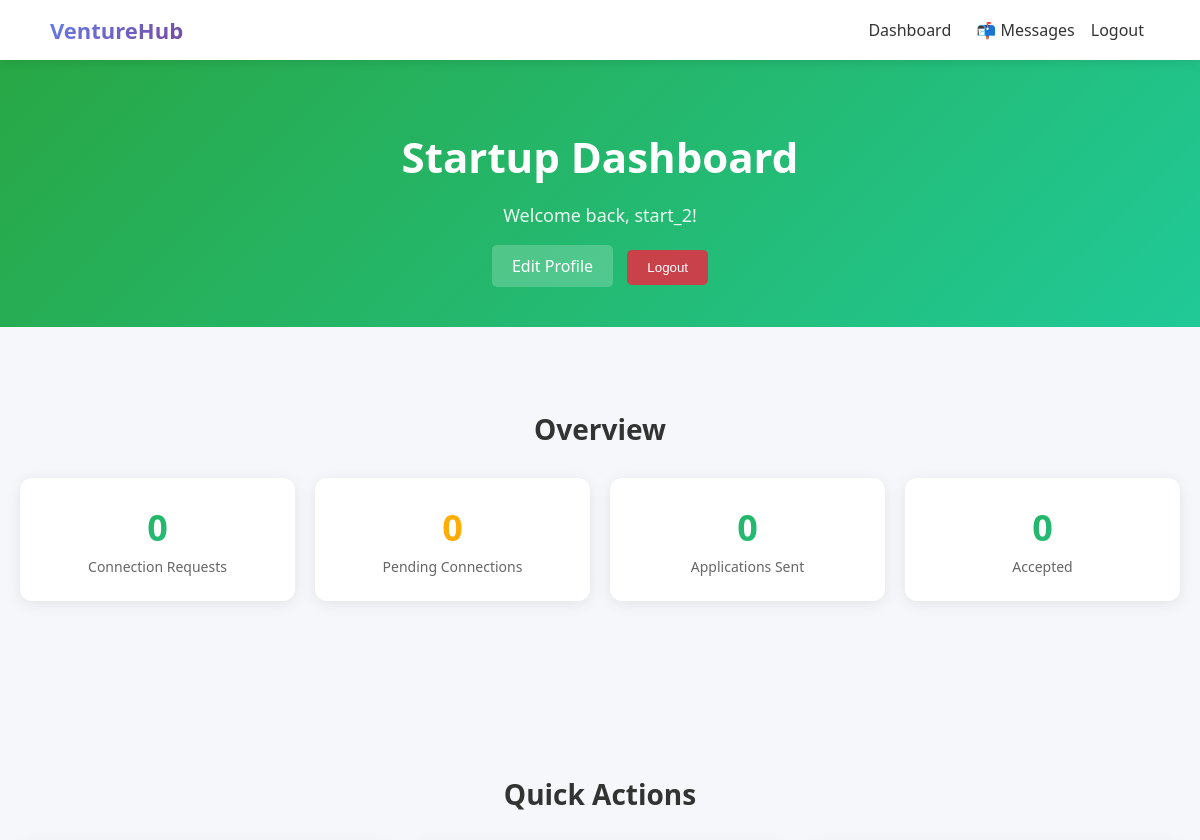
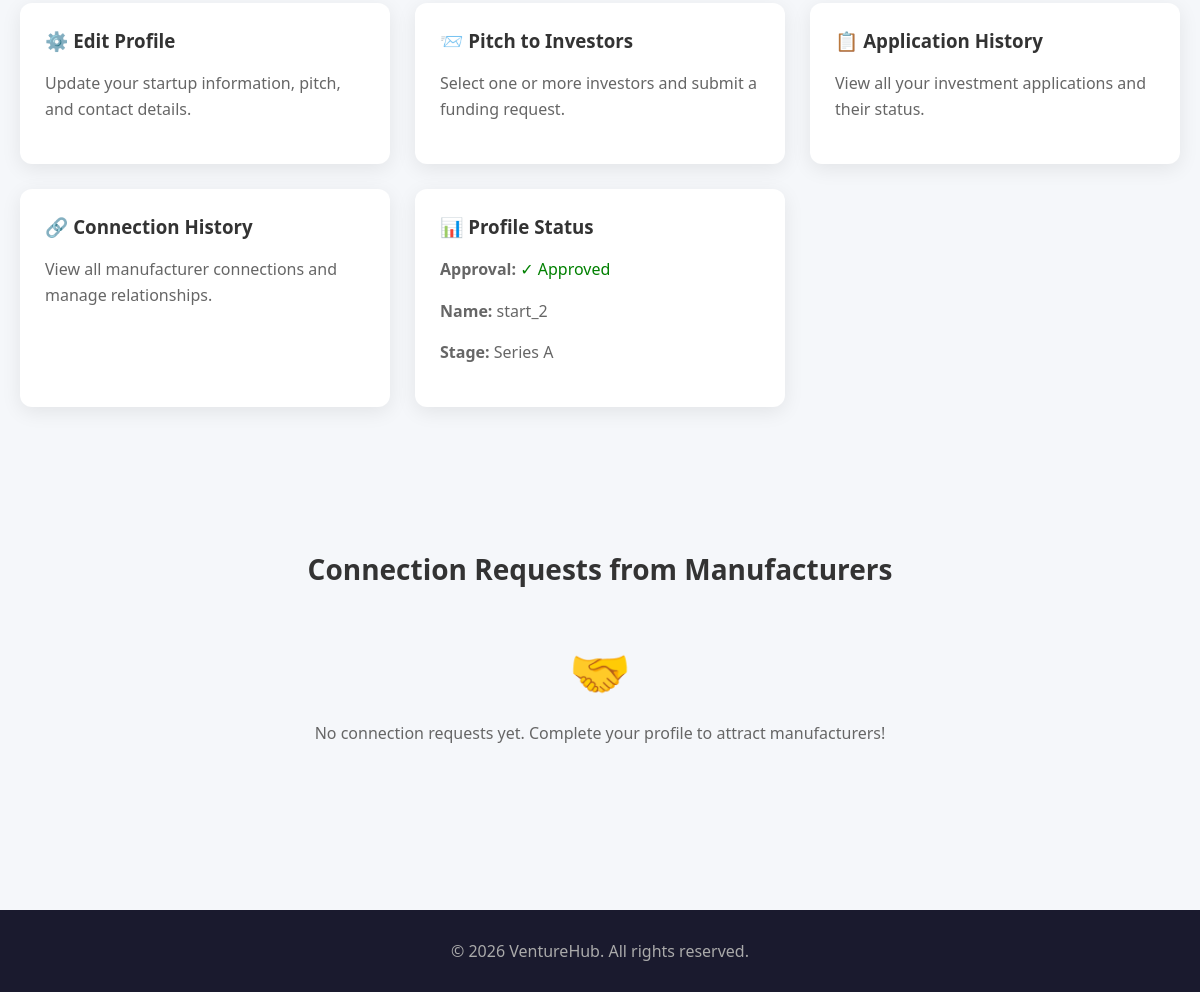
Page /startups/dashboard/ (signed in) on the earlier database version (2 pictures, top to bottom).
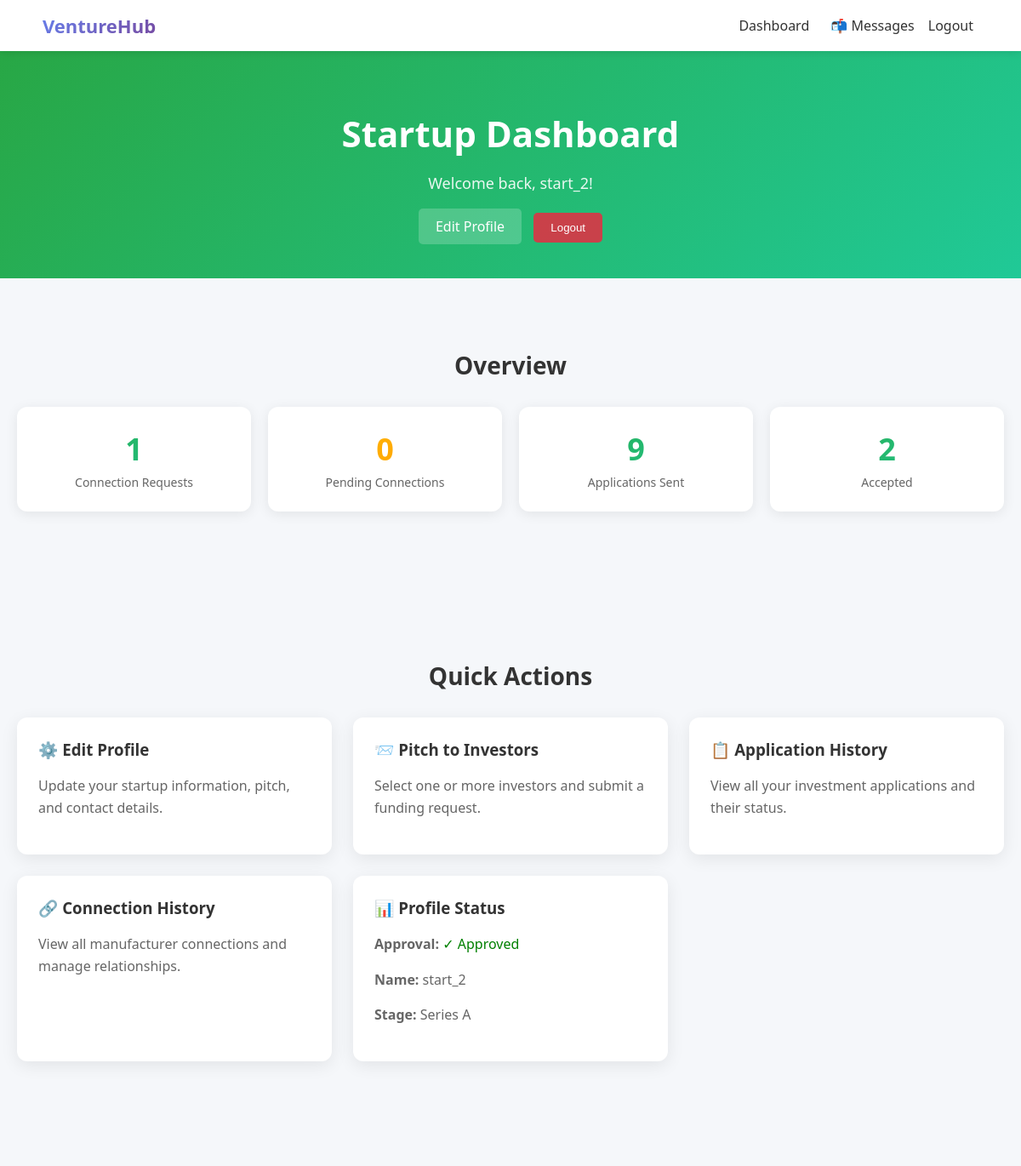
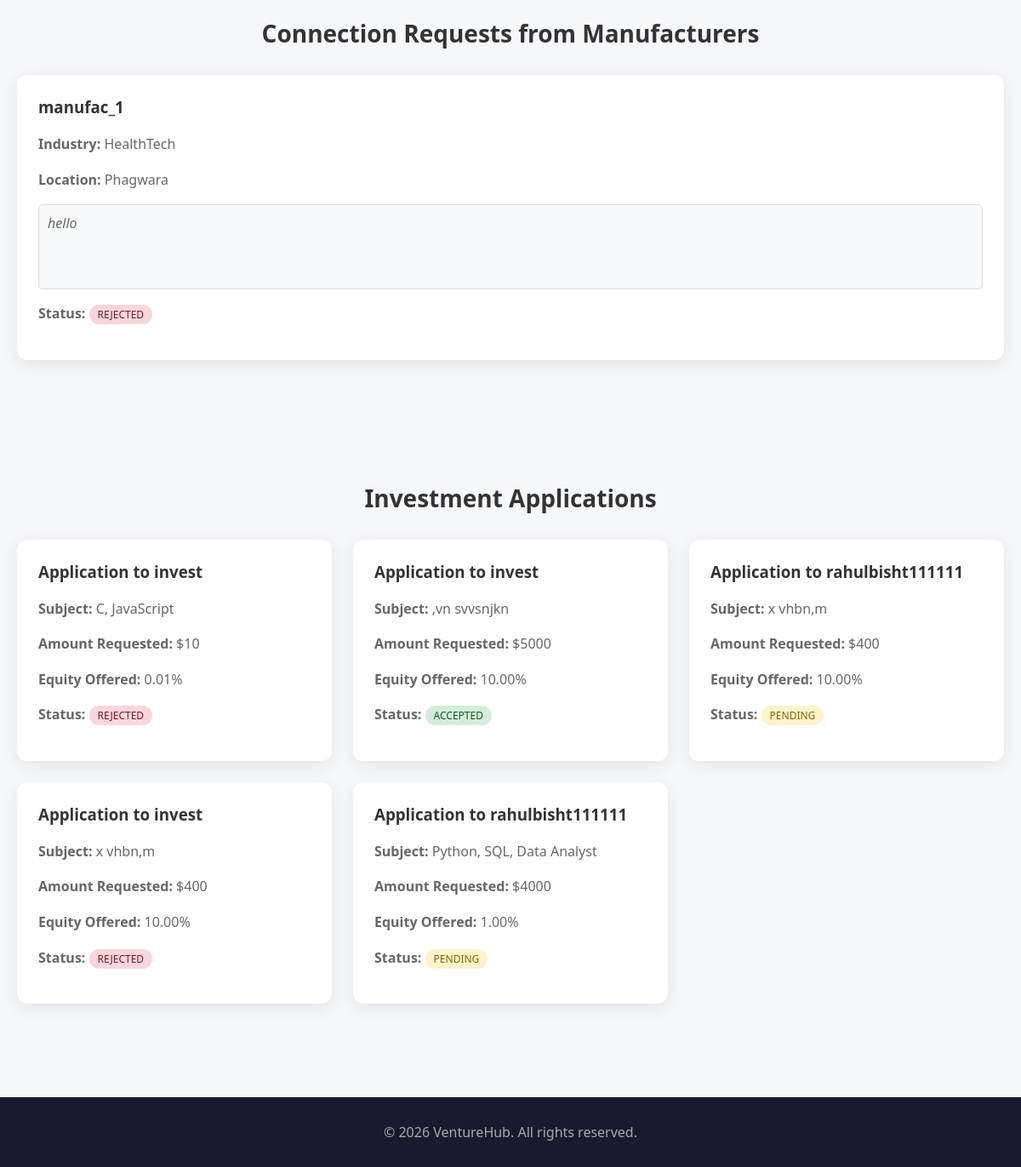
Same page on the later database version (2 pictures, top to bottom).
### manufacturers/models.py (models this page shows, shortened)
class ConnectionRequest(models.Model):
    STATUS_CHOICES = (
        ('PENDING', 'Pending'),
        ('ACCEPTED', 'Accepted'),
        ('REJECTED', 'Rejected'),
    )
    manufacturer = models.ForeignKey(ManufacturerProfile, on_delete=models.CASCADE, related_name='connection_requests')
    startup = models.ForeignKey('startups.Startup', on_delete=models.CASCADE, related_name='manufacturer_requests')
    message = models.TextField(blank=True)
    status = models.CharField(max_length=20, choices=STATUS_CHOICES, default='PENDING')
    created_at = models.DateTimeField(default=timezone.now)
    class Meta:
        unique_together = ('manufacturer', 'startup')

class ManufacturerProfile(models.Model):
    user = models.OneToOneField(settings.AUTH_USER_MODEL, on_delete=models.CASCADE)
    company_name = models.CharField(max_length=255, blank=True)
    industry = models.CharField(max_length=200, blank=True, default='')
    production_capacity = models.IntegerField(default=0)
    location = models.CharField(max_length=200, blank=True, default='')
    email = models.EmailField(blank=True)
    phone = models.CharField(max_length=20, blank=True)

### accounts/models.py (models this page shows, shortened)
class User(AbstractUser):
    ROLE_CHOICES = (
        ('INVESTOR', 'Investor'),
        ('STARTUP', 'Startup'),
        ('MANUFACTURER', 'Manufacturer'),
        ('ADMIN', 'Admin'),
    )
    role = models.CharField(max_length=20, choices=ROLE_CHOICES)
    def is_startup(self):
        return self.role == 'STARTUP'

### startups/models.py (models this page shows, shortened)
class InvestmentApplication(models.Model):
    STATUS_CHOICES = (
        ('PENDING', 'Pending'),
        ('ACCEPTED', 'Accepted'),
        ('REJECTED', 'Rejected'),
        ('MORE_INFO', 'More Info Requested'),
    )
    startup = models.ForeignKey('Startup', on_delete=models.CASCADE, related_name='applications')
    investor = models.ForeignKey('investors.InvestorProfile', on_delete=models.CASCADE, related_name='applications')
    subject = models.CharField(max_length=200, blank=True)
    message = models.TextField()
    amount_requested = models.DecimalField(max_digits=15, decimal_places=2)
    equity_offered = models.DecimalField(max_digits=5, decimal_places=2)
    status = models.CharField(max_length=20, choices=STATUS_CHOICES, default='PENDING')
    created_at = models.DateTimeField(default=timezone.now)

### investors/models.py (models this page shows, shortened)
class InvestorProfile(models.Model):
    user = models.OneToOneField(settings.AUTH_USER_MODEL, on_delete=models.CASCADE)
    investment_range_min = models.DecimalField(max_digits=12, decimal_places=2, default=0)
    investment_range_max = models.DecimalField(max_digits=12, decimal_places=2, default=0)
    industry_focus = models.CharField(max_length=200, blank=True, default='')
    location = models.CharField(max_length=200, blank=True, default='')

### startups/views.py (the view)
# urls.py: path('dashboard/', views.startup_dashboard, name='startup_dashboard'),
@login_required(login_url='startup_login')
def startup_dashboard(request):
    if not request.user.is_startup():
        return redirect('home')
    try:
        startup = Startup.objects.get(founder=request.user)
    except Startup.DoesNotExist:
        startup = Startup.objects.create(founder=request.user, name='', niche='', valuation=0, stage='', vision='')
    connection_requests = ConnectionRequest.objects.filter(startup=startup).order_by('-created_at')
    pending_connections = connection_requests.filter(status='PENDING').count()
    total_connections = connection_requests.count()
    investment_apps = InvestmentApplication.objects.filter(startup=startup).order_by('-created_at')
    pending_apps = investment_apps.filter(status='PENDING').count()
    accepted_apps = investment_apps.filter(status='ACCEPTED').count()
    total_apps = investment_apps.count()
    return render(request, 'startups/dashboard.html', {
        'startup': startup,
        'connection_requests': connection_requests[:5],
        'investment_apps': investment_apps[:5],
        'pending_connections': pending_connections,
        'total_connections': total_connections,
        'pending_apps': pending_apps,
        'accepted_apps': accepted_apps,
        'total_apps': total_apps,
    })

### startups/templates/startups/dashboard.html (shortened to what the changed rows need)
{% extends 'base.html' %}
{% block content %}
<div class="hero" style="padding: 40px 20px; background: linear-gradient(135deg, #28a745 0%, #20c997 100%);">
    <h1>Startup Dashboard</h1>
</div>
<div class="section">
    <h2>Overview</h2>
    <div class="stats-grid">
        <div class="stat-card">
            <div class="number" style="background: linear-gradient(135deg, #28a745 0%, #20c997 100%); -webkit-background-clip: text; -webkit-text-fill-color: transparent; background-clip: text;">{{ total_connections }}</div>
            <div class="label">Connection Requests</div>
        </div>
        <div class="stat-card">
            <div class="number" style="background: linear-gradient(135deg, #28a745 0%, #20c997 100%); -webkit-background-clip: text; -webkit-text-fill-color: transparent; background-clip: text;">{{ total_apps }}</div>
            <div class="label">Applications Sent</div>
        </div>
        <div class="stat-card">
            <div class="number" style="background: linear-gradient(135deg, #28a745 0%, #20c997 100%); -webkit-background-clip: text; -webkit-text-fill-color: transparent; background-clip: text;">{{ accepted_apps }}</div>
            <div class="label">Accepted</div>
        </div>
    </div>
</div>
<div class="section">
    <h2>Quick Actions</h2>
</div>
<div class="section">
    <h2>Connection Requests from Manufacturers</h2>
    {% if connection_requests %}
    <div class="cards">
        {% for req in connection_requests %}
        <div class="card">
            <h3>{{ req.manufacturer.company_name|default:req.manufacturer.user.username }}</h3>
            <p><strong>Industry:</strong> {{ req.manufacturer.industry|default:"Not specified" }}</p>
            <p><strong>Location:</strong> {{ req.manufacturer.location|default:"Not specified" }}</p>
            {% if req.message %}
            <div style="background: #f8f9fa; border: 1px solid #ddd; border-radius: 5px; padding: 10px; height: 100px; overflow-y: scroll; margin: 10px 0; font-style: italic; color: #666; word-wrap: break-word; white-space: pre-wrap; overflow-wrap: break-word;">{{ req.message }}</div>
            {% endif %}
            <p><strong>Status:</strong>
                <span style="padding: 3px 10px; border-radius: 15px; font-size: 12px;
                    {% if req.status == 'ACCEPTED' %}background: #d4edda; color: #155724;
                    {% elif req.status == 'REJECTED' %}background: #f8d7da; color: #721c24;
                    {% else %}background: #fff3cd; color: #856404;{% endif %}">
                    {{ req.status }}
                </span>
            </p>
        </div>
        {% endfor %}
    </div>
    {% else %}
    <div style="text-align: center; padding: 40px;">
        <div style="font-size: 50px; margin-bottom: 15px;">🤝</div>
        <p style="color: #666;">No connection requests yet. Complete your profile to attract manufacturers!</p>
    </div>
    {% endif %}
</div>
{% if investment_apps %}
<div class="section">
    <h2>Investment Applications</h2>
    <div class="cards">
        {% for app in investment_apps %}
        <div class="card">
            <h3>Application to {{ app.investor.user.username }}</h3>
            {% if app.subject %}
            <p><strong>Subject:</strong> {{ app.subject }}</p>
            {% endif %}
            <p><strong>Amount Requested:</strong> ${{ app.amount_requested|floatformat:0 }}</p>
            <p><strong>Equity Offered:</strong> {{ app.equity_offered }}%</p>
            <p><strong>Status:</strong>
                <span style="padding: 3px 10px; border-radius: 15px; font-size: 12px;
                    {% if app.status == 'ACCEPTED' %}background: #d4edda; color: #155724;
                    {% elif app.status == 'REJECTED' %}background: #f8d7da; color: #721c24;
                    {% else %}background: #fff3cd; color: #856404;{% endif %}">
                    {{ app.status }}
                </span>
            </p>
        </div>
        {% endfor %}
    </div>
</div>
{% endif %}
{% endblock %}

Differences in the rows shown:
added ConnectionRequest: manufacturer.company_name "manufac_1", manufacturer.industry "HealthTech", manufacturer.location "Phagwara", message "hello", status "REJECTED"
added InvestmentApplication: investor.user.username "invest", subject "C, JavaScript", amount_requested "10", equity_offered "0.01", status "REJECTED"
added InvestmentApplication: investor.user.username "invest", subject ",vn svvsnjkn", amount_requested "5000", equity_offered "10.00", status "ACCEPTED"
added InvestmentApplication: investor.user.username "rahulbisht111111", subject "x vhbn,m", amount_requested "400", equity_offered "10.00", status "PENDING"
added InvestmentApplication: investor.user.username "invest", subject "x vhbn,m", amount_requested "400", equity_offered "10.00", status "REJECTED"
added InvestmentApplication: investor.user.username "rahulbisht111111", subject "Python, SQL, Data Analyst", amount_requested "4000", equity_offered "1.00", status "PENDING"
Other differences:
{{ total_connections }}: "0" → "1"
{{ total_apps }}: "0" → "9"
{{ accepted_apps }}: "0" → "2"
text no longer shown: "🤝 No connection requests yet. Complete your profile to attract manufacturers!"
text now shown: "Investment Applications"
